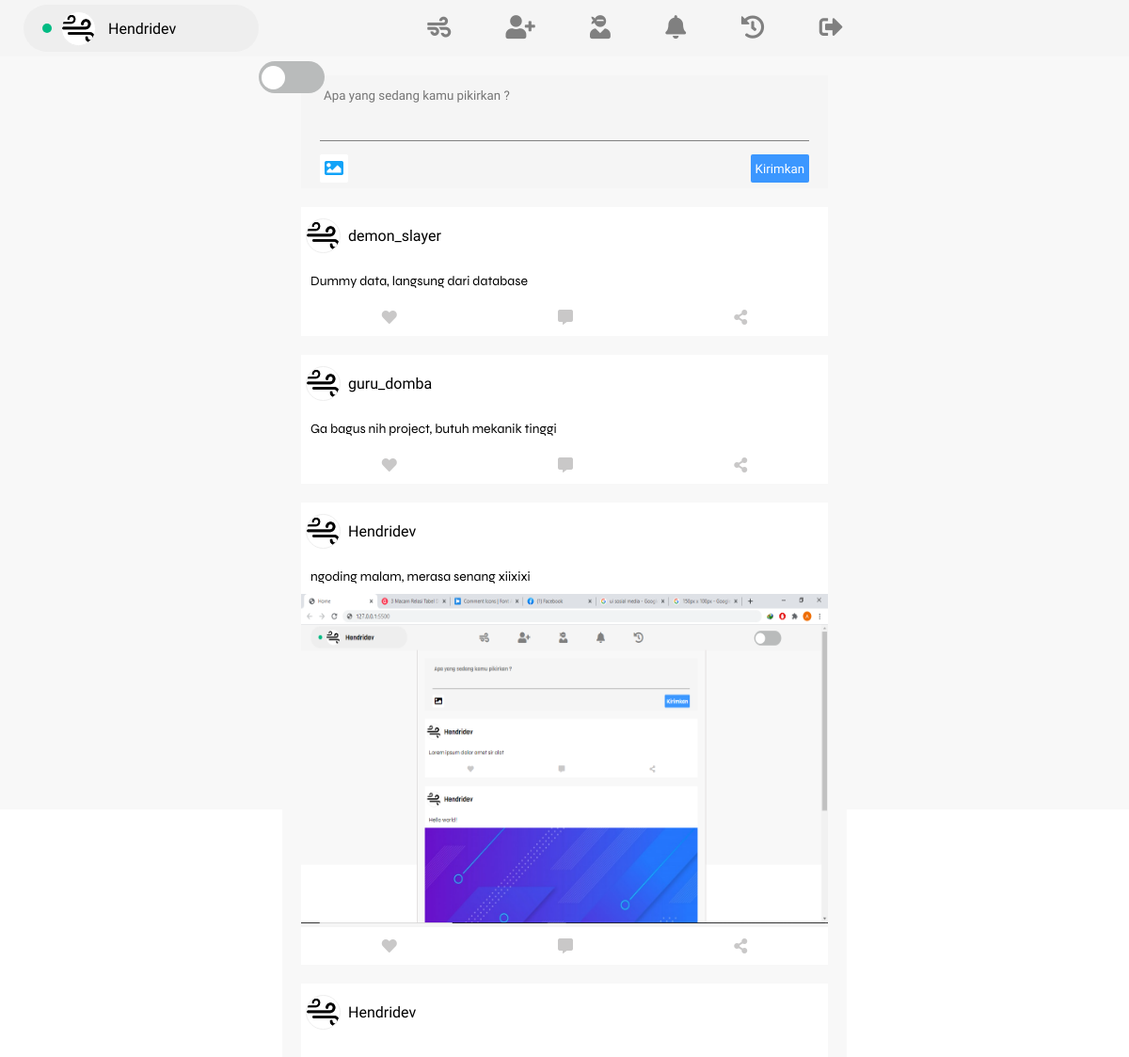
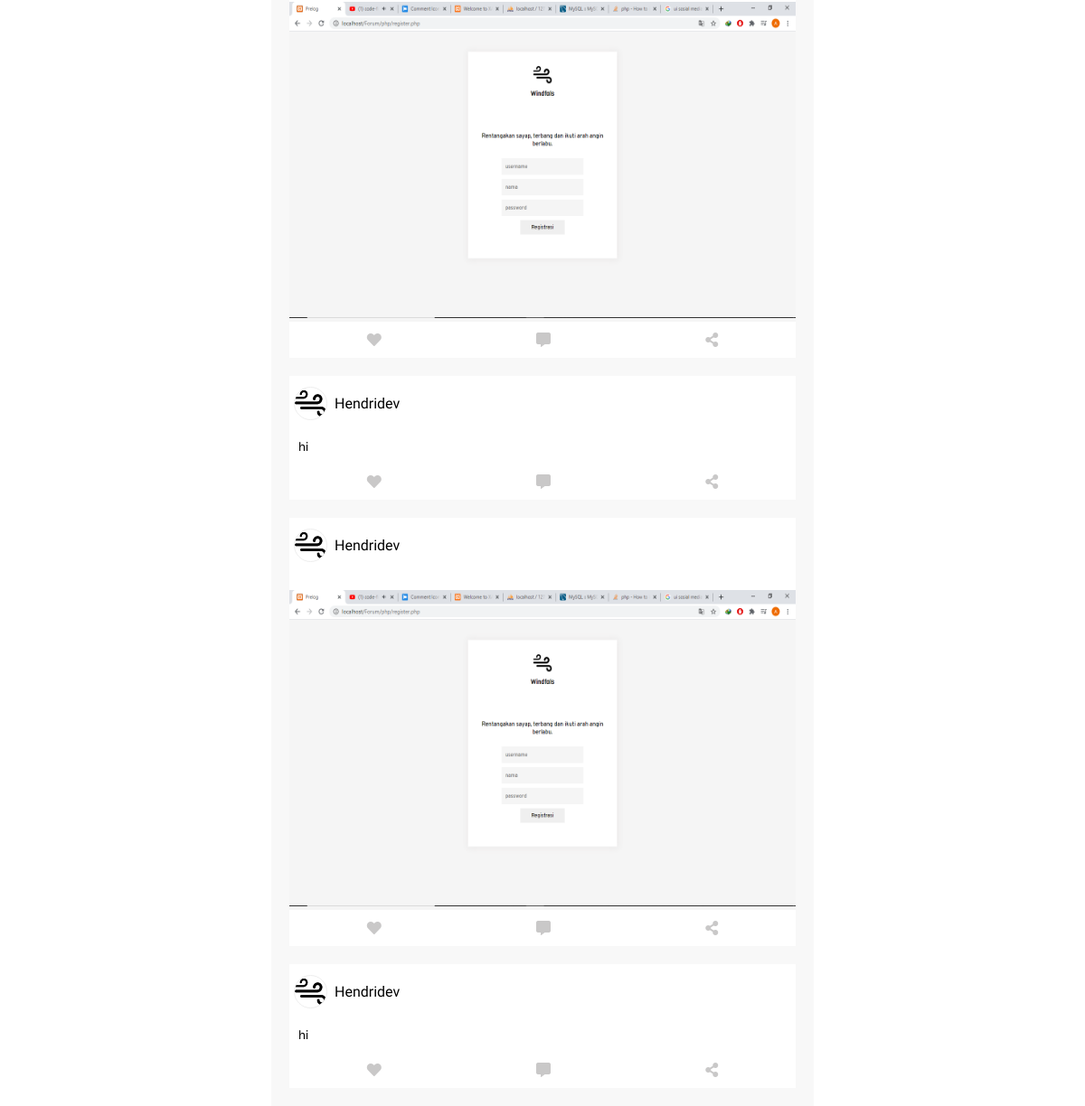
The page /home.php (signed in) on the database its author committed (2 pictures, top to bottom).
### tables this page shows
CREATE TABLE `postingan_user` (
  `id_postingan` int(50) NOT NULL,
  `nama_user` varchar(50) NOT NULL,
  `username_user` varchar(50) NOT NULL,
  `status_user` varchar(255) NOT NULL,
  `gambar_postingan` varchar(255) NOT NULL,
  `tipe_gambar` varchar(255) NOT NULL,
  `ukuran_gambar` int(255) NOT NULL
);

### php/function.php (called while the page is built, shortened)
<?php
    class database{
        var $host = "localhost";
        var $username = "root";
        var $password = "";
        var $database = "sosial_media";
        var $koneksi = "";
        function __construct()
        {
            $this->koneksi = mysqli_connect($this->host,$this->username,$this->password,$this->database);
        }
        function tampil_post(){
            $query = mysqli_query($this->koneksi,"SELECT * FROM postingan_user ORDER BY id_postingan DESC ");
            while($row = mysqli_fetch_array($query)){
                $hasil[] = $row;
            }
            return $hasil;
        }
    };
?>

### home.php (the view, shortened to what this page needs)
<?php
    include('php/function.php');
    $db = new database();
    $post = $db->tampil_post();
?>
<!DOCTYPE html>
<html lang="en">
<head>
    <link rel="stylesheet" href="https://cdnjs.cloudflare.com/ajax/libs/font-awesome/5.15.1/css/all.min.css">
    <link rel="stylesheet" href="css/style.css">
    <link rel="stylesheet" href="css/home.css">
</head>
<body>
    <header>
        <div class="container">
            <div class="user_avatar float-left">
                <div class="user-content">
                    <div class="on"></div>
                    <img src="asset/windfalls.png" alt="">
                    <span><?= $_SESSION['username_user'] ?></span>
                </div>
            </div>
            <div class="navigation float-left">
                <a href=""><i class="fas fa-wind"></i></a>
                <a href=""><i class="fas fa-user-plus"></i></a>
                <a href=""><i class="fas fa-user-ninja"></i></a>
                <a href=""><i class="fas fa-bell"></i></a>
                <a href=""><i class="fas fa-history"></i></a>
                <a href="php/log_out.php"><i class="fas fa-sign-out-alt"></i></a>
            </div>
            <div class="dark_mode float-left ">
                <div class="light"></div>
            </div>
        </div>
    </header>
    <section class="banner">
        <div class="suggest">
        </div>
        <div class="beranda">
            <div class="posting">
                <form action="" method="POST" enctype="multipart/form-data">
                    <div class="status">
                        <textarea name="status_upload" id=" " cols="30" rows="10" placeholder="Apa yang sedang kamu pikirkan ? "></textarea>
                    </div>
                    <div class="file">
                        <label class="myLabel">
                            <span><i class="fas fa-image"></i></span>
                        </label>
                        <button type="submit" name="kirim">Kirimkan</button>
                    </div>
                </form>
            </div>
            <?php foreach($post as $ps){?>
            <div class="tampil_post">
                <div class="user_post">
                    <img src="asset/windfalls.png" alt="">
                    <span><?= $ps['username_user'] ?></span>
                </div>
                <div class="post_status">
                        <p><?= $ps['status_user'] ?></p>
                    </div>
                    <?php if($ps['gambar_postingan'] != NULL) { ?>
                    <div class="status_picture">
                        <img src="asset/<?php echo $ps['gambar_postingan'] ?>" alt="">
                    </div>
                    <?php } ?>
                    <div class="comment">
                        <i class="fas fa-heart"></i>
                        <i class="fas fa-comment-alt"></i>
                        <i class="fas fa-share-alt"></i>
                    </div>
                </div>
                <?php }?>
        </div>
        <div class="notif ">
        </div>
    </section>
</body>
</html>

### css/style.css (style rules this page uses)
* { margin: 0; padding: 0; }
html { list-style: none; text-decoration: none; }
:root { --font-pt_sans: 'PT Sans', sans-serif; --font-overpass: 'Overpass', sans-serif; --font-syne: 'Syne', sans-serif; --font-abel: 'Abel', sans-serif; --font-viga: 'Viga', sans-serif; }

### css/home.css (style rules this page uses)
header { width: 100%; height: 60px; background-color: whitesmoke; padding: 5px 0; box-sizing: border-box; z-index: 100; position: fixed; }
.float-left { float: left; }
.container { padding: 0 25px; }
.user_avatar { height: 50px; width: 250px; display: flex; align-items: center; position: relative; justify-content: center; background-color: rgb(238, 238, 238); border-radius: 50px; overflow: hidden; }
.user-content { display: flex; align-items: center; font-family: var(--font-viga); width: 250px; }
.user-content span { position: absolute; left: 90px; }
.user-content img { display: block; width: 35px; height: 35px; border: .1px solid rgb(238, 238, 238); background-size: cover; border-radius: 50%; background-color: rgb(255, 255, 255); position: absolute; left: 40px; }
.user-content .on { width: 10px; height: 10px; position: absolute; background-color: rgb(0, 187, 131); left: 20px; border-radius: 50%; margin-right: 50px; }
.navigation { height: 50px; margin-left: 150px; width: 500px; display: flex; align-items: center; justify-content: space-around; font-size: 25px; }
.navigation a { color: grey; list-style: none; }
.dark_mode { width: 70px; height: 34px; margin-top: 10px; margin-left: 250px; background-color: rgb(185, 187, 187); border-radius: 50px; display: flex; align-items: center; padding: 0 3px; box-sizing: border-box; }
.light { width: 25px; height: 25px; background-color: white; border-radius: 50%; }
.banner { display: grid; grid-template-areas: "suggest beranda notif"; grid-template-columns: 300px auto 300px; }
.suggest { width: 300px; height: 100vh; position: fixed; margin-top: 60px; background-color: rgb(248, 248, 248); }
.beranda { margin-top: 60px; grid-area: beranda; background-color: rgb(248, 248, 248); position: relative; padding: 20px; }
.notif { width: 300px; height: 100vh; position: fixed; margin-top: 60px; right: 0; background-color: rgb(248, 248, 248); }
.posting { background-color: whitesmoke; width: 100%; height: 120px; padding: 5px 20px; box-sizing: border-box; position: relative; }
.posting textarea { margin-top: 5px; padding: 4px; box-sizing: border-box; height: 60px; width: 100%; border: none; outline: none; resize: none; font-family: var(--font-viga); background-color: whitesmoke; border-bottom: 1px solid grey; }
.file { margin-top: 10px; width: 100%; display: flex; justify-content: space-between; }
.posting label { width: 30px; height: 30px; align-items: center; justify-content: center; display: flex; background-color: rgb(255, 255, 255); border-radius: 2px; font-size: 20px; }
.myLabel :valid+span { color: rgb(17, 163, 248); }
.file button { border: none; box-sizing: border-box; padding: 5px; background-color: rgb(59, 151, 255); font-family: var(--font-viga); border-radius: 2px; color: white; }
.tampil_post { width: 100%; margin-top: 20px; background: whitesmoke; }
.user_post { padding: 0 5px; font-family: var(--font-viga); display: flex; align-items: center; height: 60px; background: rgb(255, 255, 255); }
.user_post img { width: 35px; border: 1px solid rgb(238, 238, 238); border-radius: 50%; }
.user_post span { margin-left: 8px; }
.post_status { font-family: var(--font-syne); padding: 10px; font-size: 14px; background: white; }
.comment { height: 40px; background: white; display: flex; align-items: center; justify-content: space-around; color: rgb(201, 200, 200); }
.status_picture img { width: 100%; height: 350px; min-height: 200px; max-height: 350px; }

### rows shown on the page
postingan_user: username_user "demon_slayer", status_user "Dummy data, langsung dari database"
postingan_user: username_user "guru_domba", status_user "Ga bagus nih project, butuh mekanik tinggi"
postingan_user: username_user "Hendridev", status_user "ngoding malam, merasa senang xiixixi", gambar_postingan (picture)
postingan_user: username_user "Hendridev", gambar_postingan (picture)
postingan_user: username_user "Hendridev", status_user "hi"
postingan_user: username_user "Hendridev", gambar_postingan (picture)
postingan_user: username_user "Hendridev", status_user "hi"

### other values the page prints
$_SESSION['username_user'] "Hendridev"
